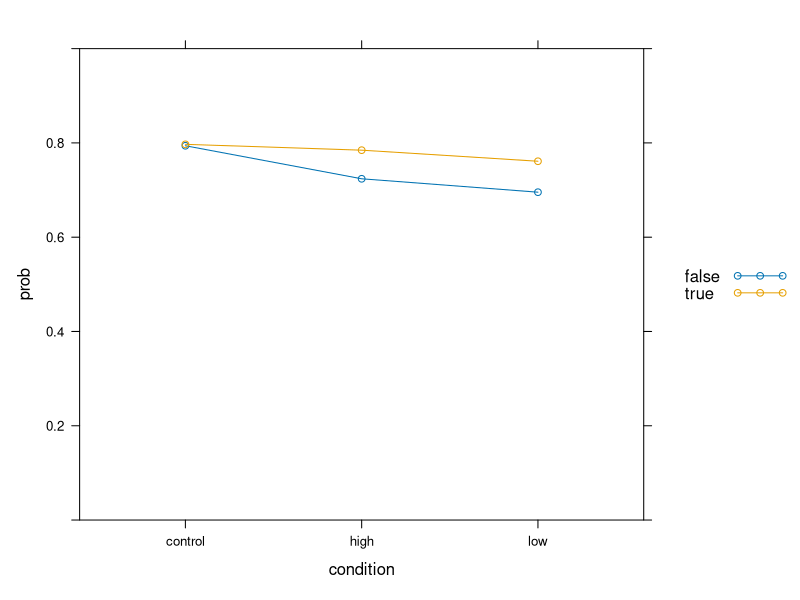
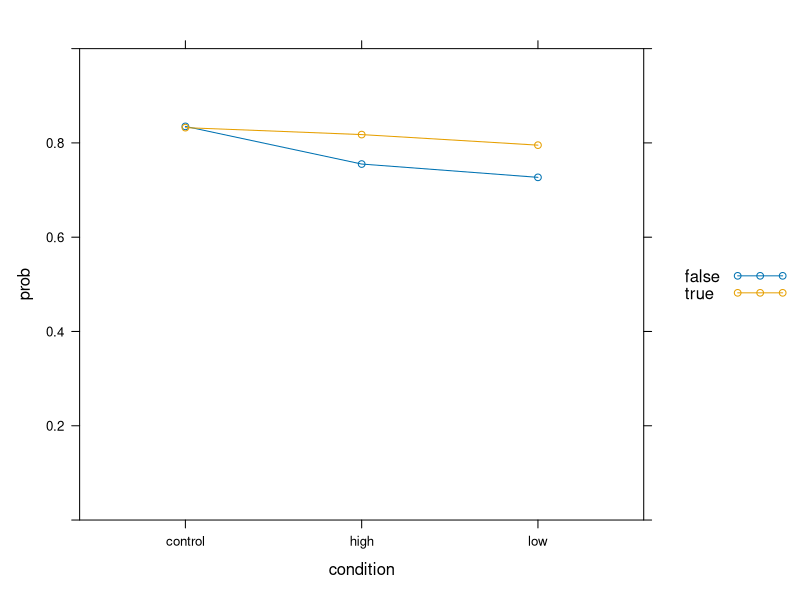
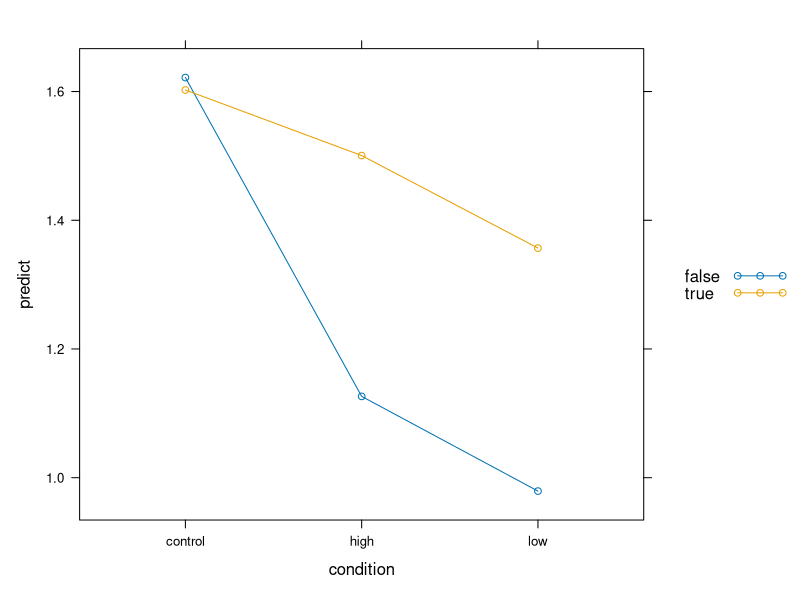

Reproduce these figures in R, in order. (Note: a time limit stopped this script after it produced the figures.)
# setwd("C:/Users/nwickelmaier/Nextcloud/Documents/teaching/iwm/regression/08_power_simulation/")

library(lme4)

dat0 <- read.csv("data_by_trial.csv", row.names = "X")


# VP ausschließen: 18023, 52409, 63779, 73209 
dat0 <- dat0[!dat0$participantID %in% c(18023, 52409, 63779, 73209), ]
dat0 <- dat0[dat0$Position != 81, ]
dat0$itemID <- paste0(dat0$Text_x, dat0$Position)

# only targets
dat <- dat0[dat0$Position %in% 1:40, ]


glm1 <- glmer(correctAnswer ~ truthvalue*condition + (1|participantID) +
              (1|itemID), dat, family = binomial)



dat_par <- as.data.frame(xtabs(correctAnswer ~ truthvalue + participantID, dat))

dat_par$n <- c(10, 30)

dat_par$prob <- dat_par$Freq / dat_par$n


tmp <- dat[!duplicated(dat[, c("participantID", "condition")]), c("participantID", "condition")]

dat_par <- merge(dat_par, tmp, by = "participantID", all = TRUE)
dat_par$Freq <- NULL
dat_par$n <- NULL
dat_par$condition <- factor(dat_par$condition)


datagg <- aggregate(prob ~ truthvalue + condition, dat_par, mean)


dat$predict <- predict(glm1, re.form = NA)
dat$prob <- predict(glm1, type = "resp", re.form = NA)

dat$condition <- factor(dat$condition)
dat$truthvalue <- factor(dat$truthvalue)

dat2 <- aggregate(cbind(prob, predict) ~ truthvalue + condition, dat, mean)


library(lattice)

xyplot(prob ~ condition, datagg, groups = truthvalue, type="b", 
       auto.key = TRUE, ylim = 0:1)
xyplot(prob ~ condition, dat2, groups = factor(truthvalue), type="b", 
       auto.key = TRUE, ylim = 0:1)
xyplot(predict ~ condition, dat2, groups = factor(truthvalue), type="b", 
       auto.key = TRUE)


summary(glm1)
# Generalized linear mixed model fit by maximum likelihood (Laplace Approximation) [glmerMod]
#  Family: binomial  ( logit )
# Formula: correctAnswer ~ truthvalue * condition + (1 | participantID) +      (1 | itemID)
#    Data: dat
# 
#      AIC      BIC   logLik deviance df.resid 
#   8058.7   8114.5  -4021.3   8042.7     7952 
# 
# Scaled residuals: 
#     Min      1Q  Median      3Q     Max 
# -3.8724  0.2352  0.3947  0.5418  2.0346 
# 
# Random effects:
#  Groups        Name        Variance Std.Dev.
#  itemID        (Intercept) 0.2939   0.5422  
#  participantID (Intercept) 0.5758   0.7588  
# Number of obs: 7960, groups:  itemID, 200; participantID, 199
# 
# Fixed effects:
#                              Estimate Std. Error z value Pr(>|z|)    
# (Intercept)                   1.62170    0.14549  11.146  < 2e-16 ***
# truthvaluetrue               -0.01927    0.11845  -0.163 0.870759    
# conditionhigh                -0.49538    0.19161  -2.585 0.009727 ** 
# conditionlow                 -0.64252    0.19155  -3.354 0.000796 ***
# truthvaluetrue:conditionhigh  0.39346    0.16105   2.443 0.014562 *  
# truthvaluetrue:conditionlow   0.39686    0.15982   2.483 0.013023 *  
# ---
# Signif. codes:  0 ‘***’ 0.001 ‘**’ 0.01 ‘*’ 0.05 ‘.’ 0.1 ‘ ’ 1
# 
# Correlation of Fixed Effects:
#                 (Intr) trthvl cndtnh cndtnl trthvltr:cndtnh
# truthvalutr     -0.611                                     
# conditinhgh     -0.701  0.463                              
# conditionlw     -0.702  0.464  0.531                       
# trthvltr:cndtnh  0.451 -0.736 -0.617 -0.342                
# trthvltr:cndtnl  0.455 -0.742 -0.344 -0.615  0.547     


### power simulation

n     <- 200   # try different values
nitem <- 40
ntext <- 5

# Create data frame

dat <- data.frame(id         = rep(1:n, each = nitem),
                  itemid     = 1:nitem,
                  textid     = rep(1:ntext, each = nitem),
                  condition  = rep(c("high", "low"), each = nitem),
                  truthvalue = rep(c("true", "false"), c(30, 10)),
                  stringsAsFactors = TRUE)

dat$itemtext <- factor(paste(dat$itemid, dat$textid, sep=":"))

pval <- replicate(50, {
      sim <- simulate( ~ truthvalue*condition + (1|id) + (1|itemtext), newdata=dat,
                      newparams=list(beta=c(0, 0.05, -0.4, 0.4),
                                     theta=c(0.6, 0.8)),
                      family=binomial)[,1]

      glm0 <- glmer(sim ~ truthvalue + condition + (1|id) + (1|itemtext), dat, family=binomial)
      glm1 <- glmer(sim ~ truthvalue*condition + (1|id) + (1|itemtext), dat, family=binomial)
      anova(glm0, glm1)["glm1", "Pr(>Chisq)"]
  })

mean(pval < 0.05)    # power

hist(pval)

# check if SD is theta
x <- replicate(100, {
  sim <- simulate( ~ truthvalue*condition + (1|id) + (1|itemtext), newdata=dat,
                  newparams=list(beta=c(0, 0.3, 0.01, 0.4),
                                 theta=c(0.5, 0.5)),
                  family=binomial)[,1]
  
  glm1 <- glmer(sim ~ truthvalue*condition + (1|id) + (1|itemtext), dat, family=binomial)
  as.data.frame(VarCorr(glm1))[, 5]
  }
)
rowMeans(x)
# [1] 0.4906525 0.4884420

# finding suitable parameters

sim <- simulate( ~ truthvalue*condition + (1|id) + (1|itemtext),
                newdata=dat, newparams=list(beta=c(0, 0.05, -0.4, 0.4),
                                            theta=c(0.001, 0.001)),
                family=binomial)[,1]

glm1 <- glmer(sim ~ truthvalue*condition + (1|id) + (1|itemtext), dat, family=binomial)
dat$prob <- predict(glm1, re.form = NA, type = "resp")

datagg <- aggregate(prob ~ truthvalue + condition, dat, mean)

xyplot(prob ~ condition, datagg, groups = truthvalue, type = "b",
       auto.key = TRUE, ylim = 0:1)
